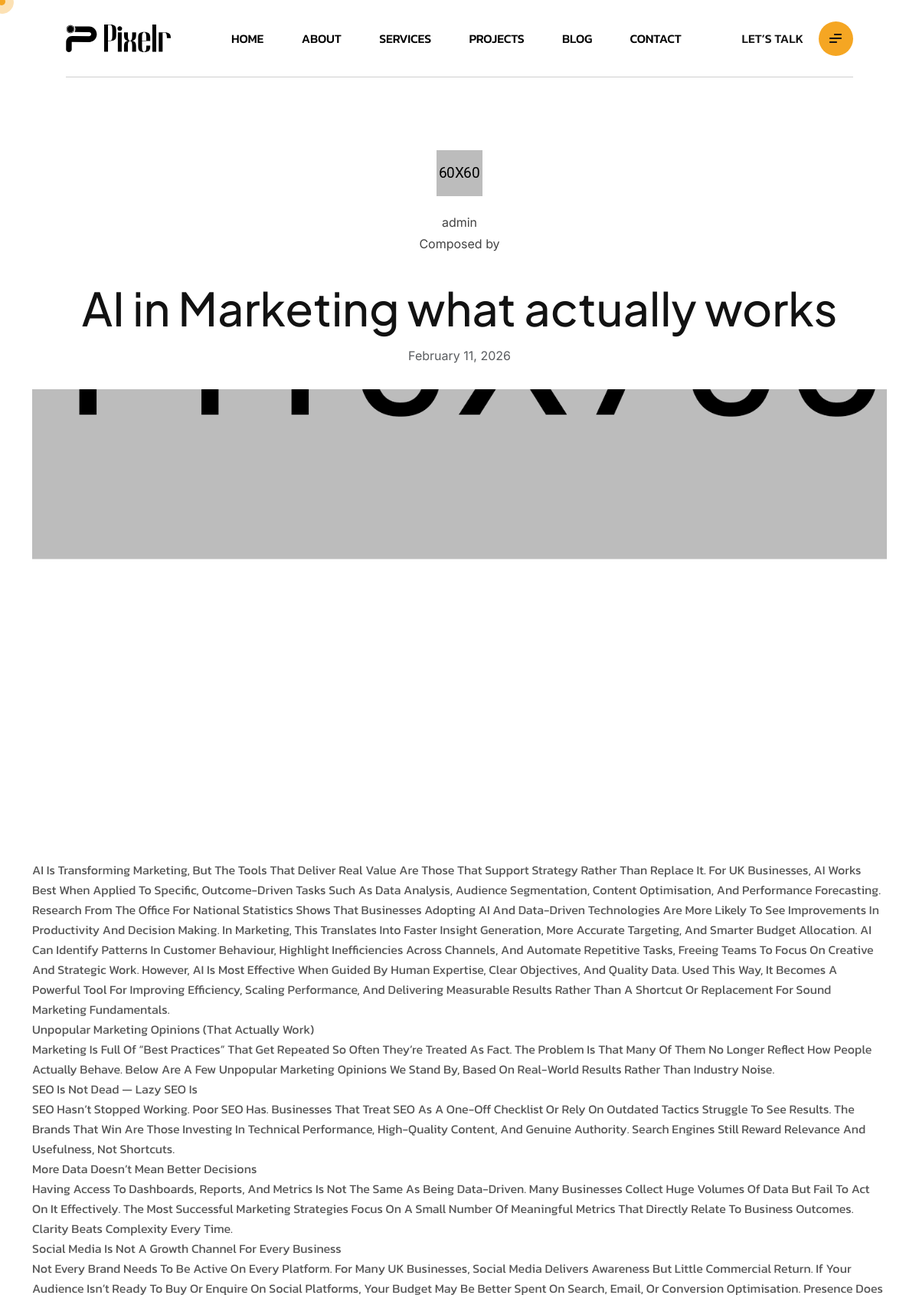
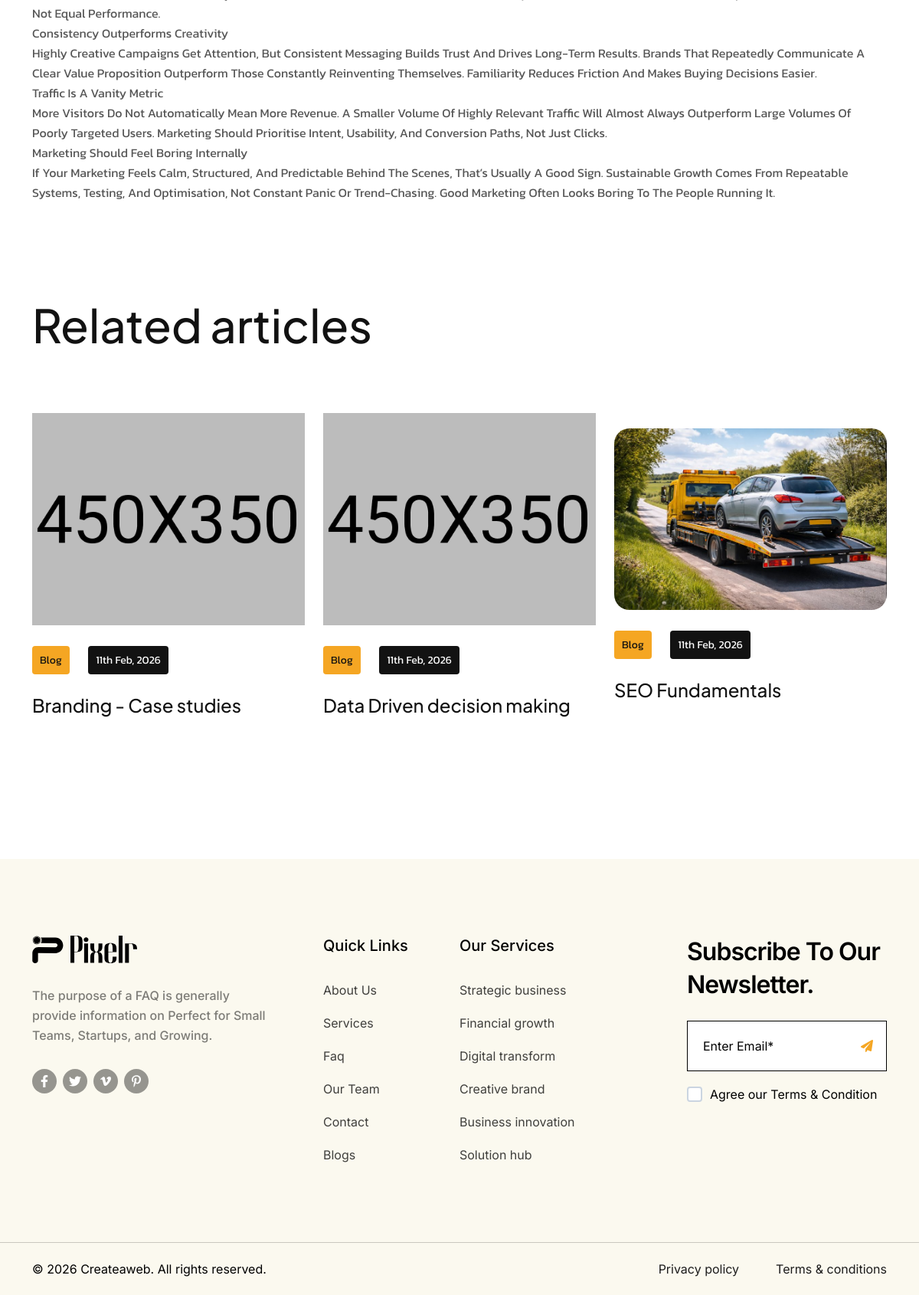
The page /blog-details?id=4 on the database its author committed (2 pictures, top to bottom).
### tables this page shows
CREATE TABLE `blogs` (
  `id` int(11) NOT NULL AUTO_INCREMENT,
  `title` varchar(255) NOT NULL,
  `content` longtext DEFAULT NULL,
  `author` varchar(100) DEFAULT NULL,
  `thumb` varchar(255) DEFAULT NULL,
  `created_at` timestamp NOT NULL DEFAULT current_timestamp(),
  PRIMARY KEY (`id`)
);

### blog-details.php (the view, shortened to what this page needs)
<?php
require_once 'include/db.php';
$id = isset($_GET['id']) ? intval($_GET['id']) : 0;
$stmt = $pdo->prepare("SELECT * FROM blogs WHERE id = ?");
$stmt->execute([$id]);
$blog = $stmt->fetch();
$stmtRelated = $pdo->prepare("SELECT * FROM blogs WHERE id != ? ORDER BY created_at DESC LIMIT 3");
$stmtRelated->execute([$id]);
$relatedBlogs = $stmtRelated->fetchAll();
?>
<div class="search-popup">
</div>
<div id="smooth-wrapper">
    <div id="smooth-content">
        <div class="blog-page-area">
            <div class="blog-page-wrapper style-3 pt-150 pb-150">
                <div class="container">
                    <div class="author text-center mb-30">
                        <div class="author-thumb mb-20">
                            <img src="./assets/img/pages/blogPageVactor1_1.png" alt="author">
                        </div>
                        <div class="author-name">
                            <div class="name"><?php echo htmlspecialchars($blog['author'] ?? 'Admin'); ?></div>
                            <span>Composed by</span>
                        </div>
                    </div>
                    <div class="section-title mb-30">
                        <div class="title"><?php echo htmlspecialchars($blog['title']); ?></div>
                        <div class="text-center mt-2 text-muted">
                            <?php echo date('F j, Y', strtotime($blog['created_at'])); ?></div>
                    </div>
                    <div class="main-thumb mb-60 fix img-container justify-content-center d-flex">
                        <?php if (!empty($blog['thumb'])): ?>
                            <img src="<?php echo htmlspecialchars($blog['thumb']); ?>"
                                alt="<?php echo htmlspecialchars($blog['title']); ?>"
                                style="max-height: 500px; width: auto; border-radius: 20px;">
                        <?php else: ?>
                            <img src="assets/img/pages/blogPageThumb1_14.png" alt="thumb">
                        <?php endif; ?>
                    </div>
                    <div class="middle-content">
                        <div class="text-content">
                            <div class="text">
                                <?php echo nl2br(($blog['content'])); ?>
                            </div>
                        </div>
                    </div>
                </div>
                <div class="blog-card pt-100">
                    <div class="container">
                        <div class="blog-card">
                            <div class="card-title mb-75">
                                Related articles
                            </div>
                            <div class="blog-card-item">
                                <div class="row gy-5 align-items-center">
                                    <?php foreach ($relatedBlogs as $related): ?>
                                        <div class="col-xl-4 col-lg-4 col-md-6">
                                            <div class="blog-thumb">
                                                <?php if (!empty($related['thumb'])): ?>
                                                    <img src="<?php echo htmlspecialchars($related['thumb']); ?>" alt="thumb"
                                                        style="width: 100%; height: 250px; object-fit: cover; border-radius: 20px;">
                                                <?php else: ?>
                                                    <img src="./assets/img/pages/blogPageThumb1_5.png" alt="thumb">
                                                <?php endif; ?>
                                            </div>
                                            <div class="blog-content">
                                                <div class="meta-content mb-30 mt-30">
                                                    <div class="post-date">
                                                        <span class="type">Blog</span>
                                                        <span><?php echo date('jS M, Y', strtotime($related['created_at'])); ?></span>
                                                    </div>
                                                </div>
                                                <a href="blog-details.php?id=<?php echo $related['id']; ?>"
                                                    class="title"><?php echo htmlspecialchars($related['title']); ?></a>
                                            </div>
                                        </div>
                                    <?php endforeach; ?>
                                </div>
                            </div>
                        </div>
                    </div>
                </div>
            </div>
        </div>

### rows shown on the page
blogs: author "admin", title "AI in Marketing what actually works", created_at "February 11, 2026", content "AI Is Transforming Marketing, But The Tools That Deliver Real Value Are Those That Support Strategy Rather Than Replace It. For UK Businesses, AI Works Best When Applied To Specific, Outcome-Driven Tasks Such As Data Analysis, Audience Segmentation, Content Optimisation, And Performance Forecasting. Research From The Office For National Statistics Shows That Businesses Adopting AI And Data-Driven Technologies Are More Likely To See Improvements In Productivity And Decision Making. In Marketing, This Translates Into Faster Insight Generation, More Accurate Targeting, And Smarter Budget Allocation. AI Can Identify Patterns In Customer Behaviour, Highlight Inefficiencies Across Channels, And…"
blogs: created_at "11th Feb, 2026", title "Branding - Case studies"
blogs: created_at "11th Feb, 2026", title "Data Driven decision making"
blogs: thumb (picture), created_at "11th Feb, 2026", title "SEO Fundamentals"
